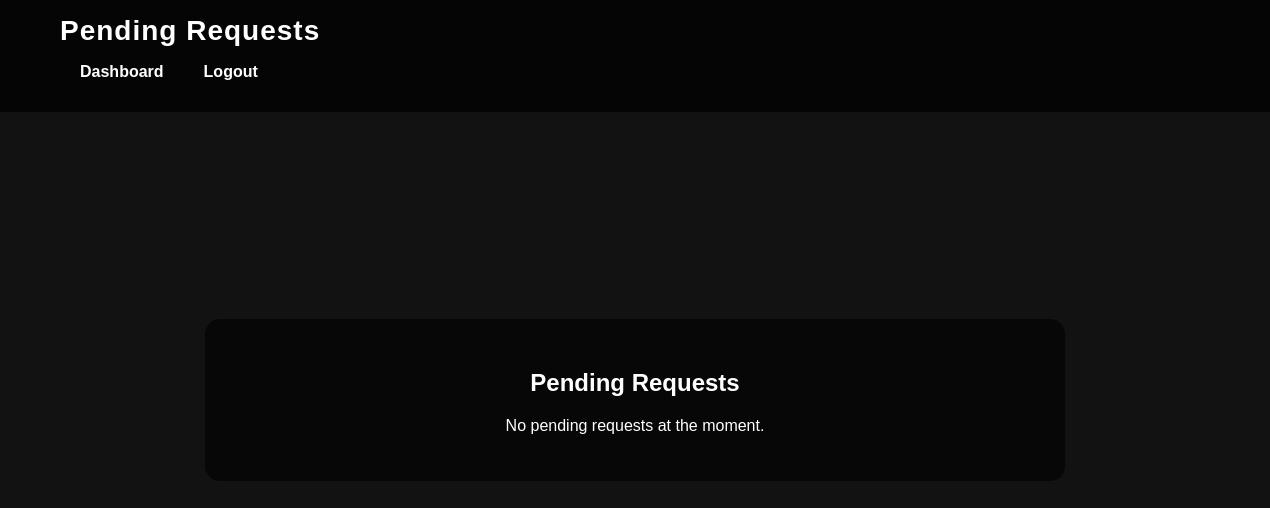
The app's page /pending_requests/ (signed in), older data.
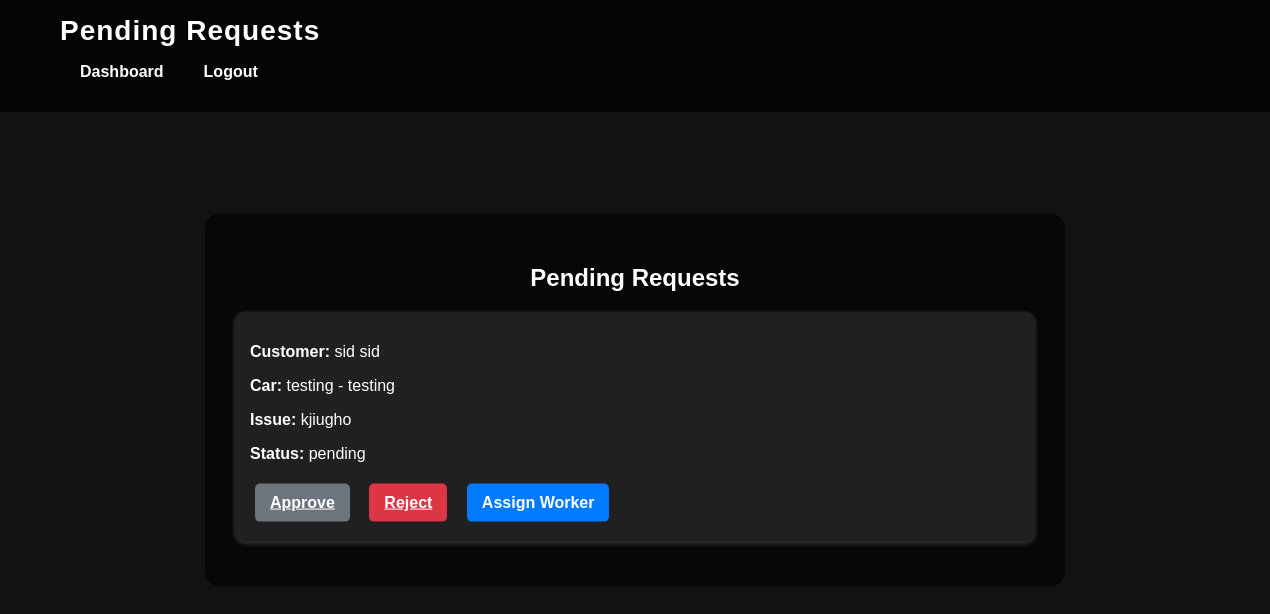
The same page, newer data.
### myapp/models.py (models this page shows, shortened)
class Request(models.Model):
    STATUS_CHOICES = [
        ('pending', 'Pending'),
        ('approved', 'Approved'),
        ('rejected', 'Rejected'),
    ]
    customer = models.ForeignKey('Customer', on_delete=models.CASCADE)
    garage = models.ForeignKey('Garage', on_delete=models.CASCADE)
    car_manufacturer = models.CharField(max_length=100)
    car_model = models.CharField(max_length=100)
    issue_description = models.TextField()
    status = models.CharField(max_length=20, choices=STATUS_CHOICES, default='pending')
    created_at = models.DateTimeField(auto_now_add=True)
    worker = models.ForeignKey('Worker', on_delete=models.SET_NULL, null=True, blank=True, related_name='requests')  # Add related_name

class Customer(models.Model):
    first_name = models.CharField(max_length=30)
    last_name = models.CharField(max_length=30)
    contact = models.CharField(max_length=15, unique=True)
    email = models.EmailField(unique=True)
    password = models.CharField(max_length=100)  # Store hashed password
    garage = models.ForeignKey(Garage, on_delete=models.CASCADE,default=1)  # Link customer to garage

### myapp/views.py (the view)
# urls.py: path('pending_requests/', views.pending_requests, name='pending_requests'),
def pending_requests(request):
    garage_id = request.session.get('garage_id')
    if not garage_id:
        return redirect('garage_owner_login')
    garage = Garage.objects.get(id=garage_id)
    pending_requests = Request.objects.filter(garage=garage, status='pending')
    return render(request, 'pending_requests.html', {'pending_requests': pending_requests})

### templates/pending_requests.html (shortened to what this page needs)
{% load static %}
<!DOCTYPE html>
<html lang="en">
<head>
    <link rel="stylesheet" href="{% static 'css/garage_dashboard.css' %}">
</head>
<body>
    <header>
        <nav>
            <h1 class="dashboard-title">Pending Requests</h1>
            <ul>
                <li><a href="{% url 'garage_dashboard' %}">Dashboard</a></li>
                <li><a href="{% url 'logout' %}">Logout</a></li>
            </ul>
        </nav>
    </header>
    <section class="dashboard-content">
        <h2>Pending Requests</h2>
        <div class="requests-list">
            {% for req in pending_requests %}
            <div class="request-box">
                <p><strong>Customer:</strong> {{ req.customer.first_name }} {{ req.customer.last_name }}</p>
                <p><strong>Car:</strong> {{ req.car_manufacturer }} - {{ req.car_model }}</p>
                <p><strong>Issue:</strong> {{ req.issue_description }}</p>
                <p><strong>Status:</strong> {{ req.status }}</p>
                <a href="{% url 'update_request_status' req.id 'Approved' %}"
                   class="btn btn-approve disabled"
                   id="approve-btn-{{ req.id }}"
                   data-request-id="{{ req.id }}"
                   disabled>
                   Approve
                </a>
                <a href="{% url 'update_request_status' req.id 'Rejected' %}" class="btn btn-reject">Reject</a>
                <button class="btn btn-assign" onclick="openAssignWorkerPopup('{{ req.id }}')">Assign Worker</button>
            </div>
            {% empty %}
                <p>No pending requests at the moment.</p>
            {% endfor %}
        </div>
    </section>
</body>
</html>

Row changes from the older to the newer data that the page shows:
added Request: customer.first_name "sid", customer.last_name "sid", car_manufacturer "testing", car_model "testing", issue_description "kjiugho", status "pending"
Text that changed along with them:
text no longer shown: "No pending requests at the moment."
